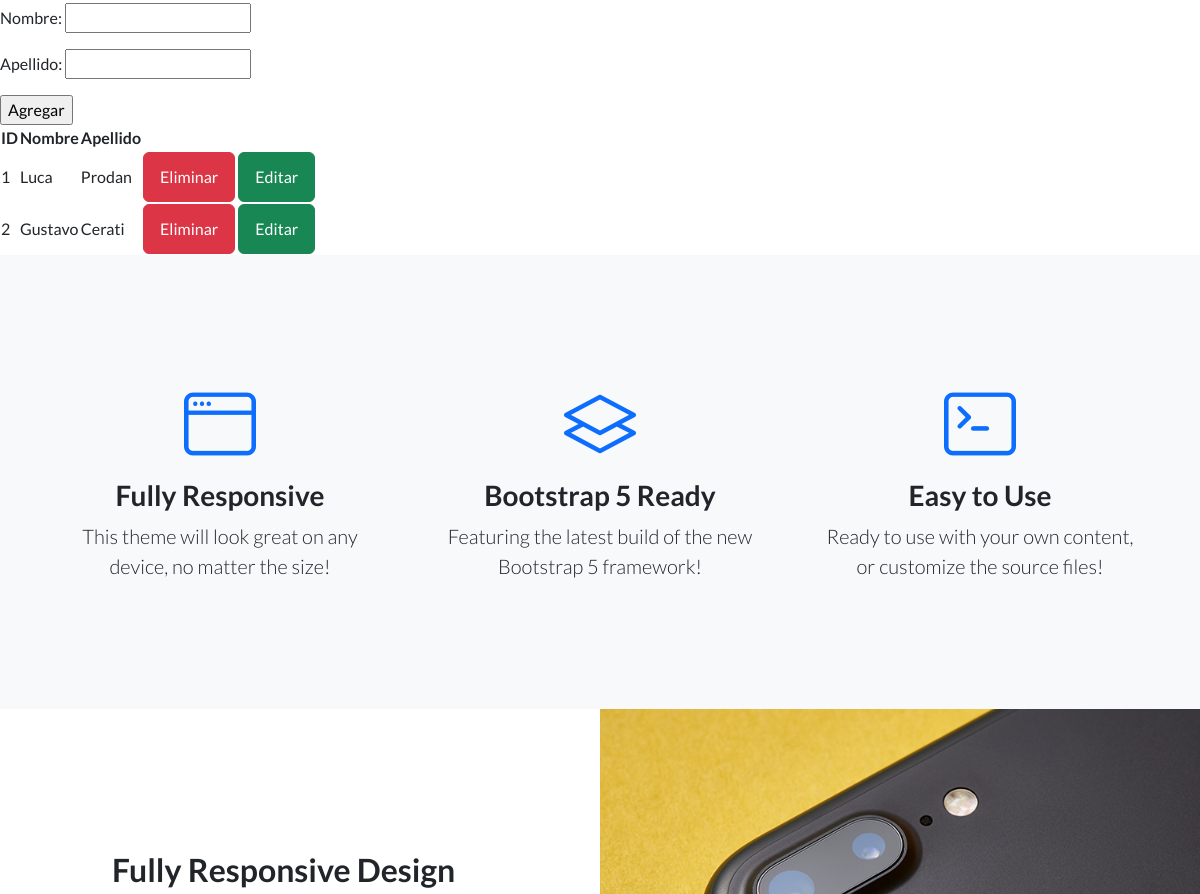
The app's page /App1/vocalista/ (signed in, middle part), older data.
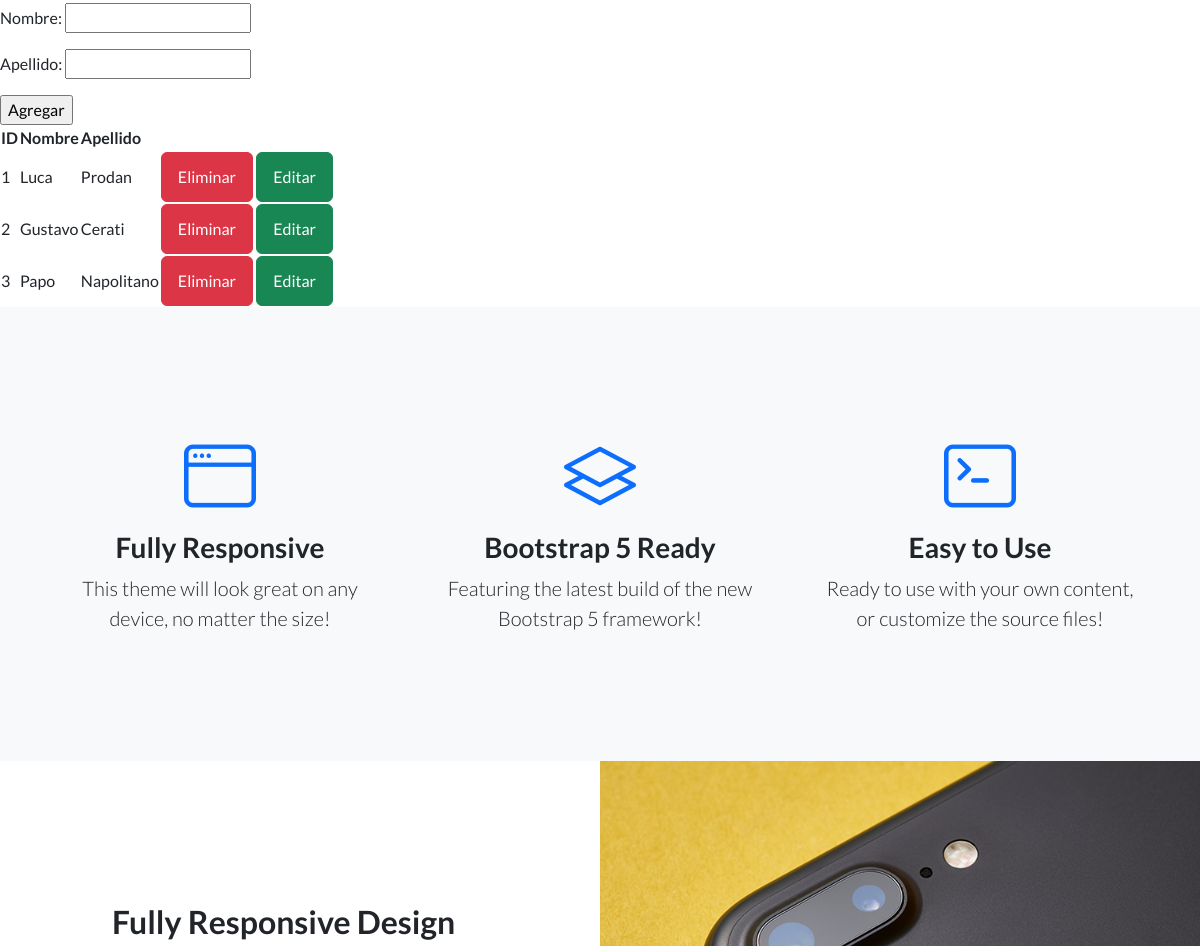
The same page, newer data.
### App1/models.py (models this page shows, shortened)
class Vocalista(models.Model):
    nombre=models.CharField(max_length=50)
    apellido=models.CharField(max_length=50)

### App1/views.py (the view)
# urls.py: path('vocalista/', vocalista, name="vocalista"),
@login_required
def vocalista(request):
        if request.method == "POST":
         form = VocalistaForm(request.POST)
         if form.is_valid():
            vocalista = Vocalista()
            vocalista.nombre = form.cleaned_data['nombre']
            vocalista.apellido = form.cleaned_data['apellido']
            vocalista.save()
            form = VocalistaForm()
        else:
          form = VocalistaForm()
        vocalista= Vocalista.objects.all()
        contex = {"vocalista": vocalista,"form": form}
        return render(request,'App1/vocalista.html', contex)

### App1/forms.py
class VocalistaForm(forms.Form):
    nombre=forms.CharField(max_length=50)
    apellido=forms.CharField(max_length=50)

### App1/templates/App1/vocalista.html (shortened to what this page needs)
{% extends "App1/padre.html" %}
{% load static %}
{% block contenido_que_cambia %}
    <form action="" method="post">
        {{ form.as_p }}
               <input type="submit" value="Agregar">
    </form>
    <table>
        <thead>
            <tr>
                <th>ID</th>
                <th>Nombre</th>
                <th>Apellido</th>
            </tr>
        </thead>
        <tbody>
            {% for vocalista in vocalista %}
            <tr>
                <td>
                    {{ vocalista.id }}
                </td>
                <td>
                    {{ vocalista.nombre }}
                </td>
                <td>
                    {{ vocalista.apellido }}
                </td>
                <td>
                    <a class="btn btn-danger", href="{% url 'eliminarVocalista' vocalista.id %}"> Eliminar </a>
                    <a class="btn btn-success", href="{% url 'editarVocalista' vocalista.id %}"> Editar</a>
                </td>
            </tr>
            {% endfor %}
        </tbody>
    </table>
{% endblock %}

Row changes from the older to the newer data that the page shows:
added Vocalista: id "3", nombre "Papo", apellido "Napolitano"
